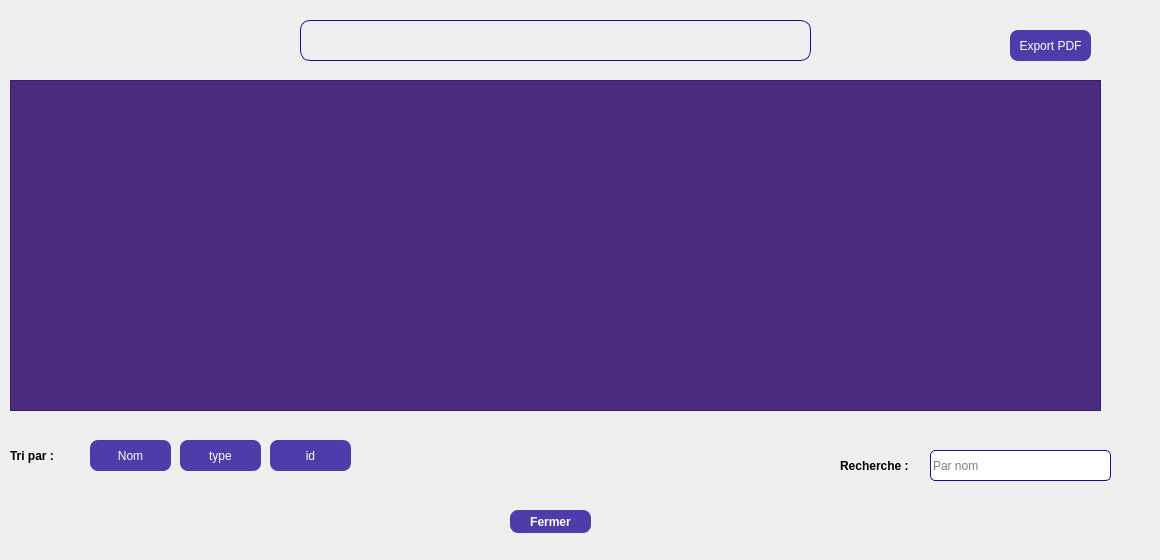
    <widget class="QWidget" name="tab_2">
     <attribute name="title">
      <string>Liste des Fournisseurs</string>
     </attribute>
     <widget class="QPushButton" name="pb_tri_parnom">
      <property name="geometry">
       <rect>
        <x>90</x>
        <y>440</y>
        <width>81</width>
        <height>31</height>
       </rect>
      </property>
      <property name="styleSheet">
       <string notr="true">QPushButton {
background-color: rgba(35,10,152, 200);
border-radius: 8px;
color: white;
}
QPushButton:hover {
background-color: qlineargradient(spread:pad, x1:0, y1:0, x2:0, y2:1, stop:0 rgba(117, 201, 187, 200), stop:1 rgba(35,10,152, 200));
}</string>
      </property>
      <property name="text">
       <string>Nom</string>
      </property>
     </widget>
     <widget class="QPushButton" name="pb_tri_type">
      <property name="geometry">
       <rect>
        <x>180</x>
        <y>440</y>
        <width>81</width>
        <height>31</height>
       </rect>
      </property>
      <property name="styleSheet">
       <string notr="true">QPushButton {
background-color: rgba(35,10,152, 200);
border-radius: 8px;
color: white;
}
QPushButton:hover {
background-color: qlineargradient(spread:pad, x1:0, y1:0, x2:0, y2:1, stop:0 rgba(117, 201, 187, 200), stop:1 rgba(35,10,152, 200));
}</string>
      </property>
      <property name="text">
       <string>type</string>
      </property>
     </widget>
     <widget class="QLabel" name="Sp_Label_Recherche">
      <property name="geometry">
       <rect>
        <x>840</x>
        <y>450</y>
        <width>81</width>
        <height>31</height>
       </rect>
      </property>
      <property name="font">
       <font>
        <bold>true</bold>
       </font>
      </property>
      <property name="text">
       <string>Recherche :</string>
      </property>
     </widget>
     <widget class="QTableView" name="tab_fournisseur">
      <property name="geometry">
       <rect>
        <x>10</x>
        <y>80</y>
        <width>1091</width>
        <height>331</height>
       </rect>
      </property>
      <property name="styleSheet">
       <string notr="true">QTableView {
    background-color: #4A2B7F; /* Lighter dark purple background */
    color: white; /* White text */
    gridline-color: #6B3F98; /* Lighter purple gridlines */
}

QTableView::item {
    padding: 5px;
    background-color: #5A3F99; /* Lighter purple for rows */
    border: 1px solid #6B3F98; /* Border around each cell */
}

QTableView::item:selected {
    background-color: #7A4DA9; /* Lighter purple when selected */
    color: white;
}

QTableView::horizontalHeader, QTableView::verticalHeader {
    background-color: #5A3F99; /* Lighter purple header */
    color: white; /* White text in header */
    border: none;
}

QTableView::horizontalHeader::section, QTableView::verticalHeader::section {
    padding: 10px;
    border: 1px solid #6B3F98; /* Header section borders */
}

QTableView::horizontalHeader::section:active, QTableView::verticalHeader::section:active {
    background-color: #7A4DA9; /* Highlight active header section */
}
</string>
      </property>
     </widget>
     <widget class="QLineEdit" name="lineEditRecherche">
      <property name="geometry">
       <rect>
        <x>930</x>
        <y>450</y>
        <width>181</width>
        <height>31</height>
       </rect>
      </property>
      <property name="styleSheet">
       <string notr="true">QLineEdit {
		border: 1px solid #230a98;
		border-radius: 5px;
}
QLineEdit:hover {
		border: 1px solid #7359f0;
}</string>
      </property>
      <property name="inputMask">
       <string/>
      </property>
      <property name="placeholderText">
       <string>Par nom</string>
      </property>
     </widget>
     <widget class="QLabel" name="Sp_Label_TriPar">
      <property name="geometry">
       <rect>
        <x>10</x>
        <y>440</y>
        <width>71</width>
        <height>31</height>
       </rect>
      </property>
      <property name="font">
       <font>
        <bold>true</bold>
       </font>
      </property>
      <property name="text">
       <string>Tri par :</string>
      </property>
     </widget>
     <widget class="QPushButton" name="pb_id">
      <property name="geometry">
       <rect>
        <x>270</x>
        <y>440</y>
        <width>81</width>
        <height>31</height>
       </rect>
      </property>
      <property name="styleSheet">
       <string notr="true">QPushButton {
background-color: rgba(35,10,152, 200);
border-radius: 8px;
color: white;
}
QPushButton:hover {
background-color: qlineargradient(spread:pad, x1:0, y1:0, x2:0, y2:1, stop:0 rgba(117, 201, 187, 200), stop:1 rgba(35,10,152, 200));
}</string>
      </property>
      <property name="text">
       <string>id</string>
      </property>
     </widget>
     <widget class="QPushButton" name="Sp_Button_Fermer">
      <property name="geometry">
       <rect>
        <x>510</x>
        <y>510</y>
        <width>81</width>
        <height>23</height>
       </rect>
      </property>
      <property name="font">
       <font>
        <bold>true</bold>
       </font>
      </property>
      <property name="styleSheet">
       <string notr="true">QPushButton {
background-color: rgba(35,10,152, 200);
border-radius: 8px;
color: white;
}
QPushButton:hover {
background-color: qlineargradient(spread:pad, x1:0, y1:0, x2:0, y2:1, stop:0 rgba(117, 201, 187, 200), stop:1 rgba(35,10,152, 200));
}</string>
      </property>
      <property name="text">
       <string>Fermer</string>
      </property>
     </widget>
     <widget class="QLabel" name="Sp_Label_InfoAffichage">
      <property name="geometry">
       <rect>
        <x>300</x>
        <y>20</y>
        <width>511</width>
        <height>41</height>
       </rect>
      </property>
      <property name="styleSheet">
       <string notr="true">background-color: rgba(35,10,152, 0);
border: 1px solid #230a98;
border-radius: 10px;
</string>
      </property>
      <property name="text">
       <string/>
      </property>
      <property name="alignment">
       <set>Qt::AlignmentFlag::AlignCenter</set>
      </property>
     </widget>
     <widget class="QLabel" name="label_2">
      <property name="geometry">
       <rect>
        <x>-10</x>
        <y>-10</y>
        <width>1151</width>
        <height>551</height>
       </rect>
      </property>
      <property name="styleSheet">
       <string notr="true"/>
      </property>
      <property name="text">
       <string/>
      </property>
     </widget>
     <widget class="QPushButton" name="Sp_Button_ExportPDF">
      <property name="geometry">
       <rect>
        <x>1010</x>
        <y>30</y>
        <width>81</width>
        <height>31</height>
       </rect>
      </property>
      <property name="styleSheet">
       <string notr="true">QPushButton {
background-color: rgba(35,10,152, 200);
border-radius: 8px;
color: white;
}
QPushButton:hover {
background-color: qlineargradient(spread:pad, x1:0, y1:0, x2:0, y2:1, stop:0 rgba(117, 201, 187, 200), stop:1 rgba(35,10,152, 200));
}</string>
      </property>
      <property name="text">
       <string>Export PDF</string>
      </property>
     </widget>
     <zorder>label_2</zorder>
     <zorder>pb_tri_parnom</zorder>
     <zorder>pb_tri_type</zorder>
     <zorder>Sp_Label_Recherche</zorder>
     <zorder>tab_fournisseur</zorder>
     <zorder>lineEditRecherche</zorder>
     <zorder>Sp_Label_TriPar</zorder>
     <zorder>pb_id</zorder>
     <zorder>Sp_Button_Fermer</zorder>
     <zorder>Sp_Label_InfoAffichage</zorder>
     <zorder>Sp_Button_ExportPDF</zorder>
    </widget>
